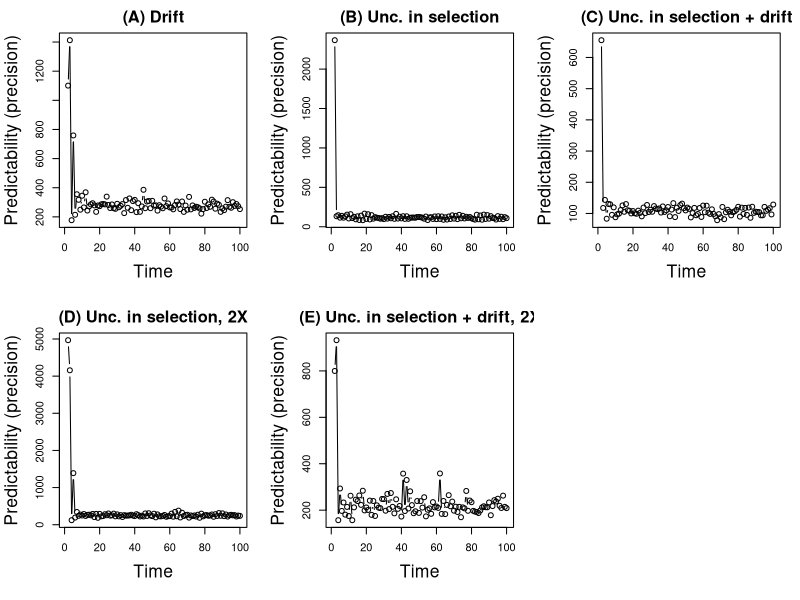

This figure's R source:
ffst<-function(brk=.5,wl=NA,wh=NA,f=NA){
    if(f < brk){w<-wl}
    else{w<-wh}
    return(w)
 }

sdif<-function(w1=NA,w2=NA,f1=NA){
    wbar<-(w1*f1 + w2*(1-f1))
    psf1<-f1 * (w1/wbar)
    psf2<-(1-f1) * (w2/wbar)
    return(c(psf1,psf2))
    }

sdifh2<-function(w1=NA,w2=NA,f1=NA,h2=NA){
    wbar<-(w1*f1 + w2*(1-f1))
    psf1<-f1 * (w1/wbar)
    psf2<-(1-f1) * (w2/wbar)
    Sd<-psf1-f1
    psf1<-(Sd*h2)+f1
    psf2<-1-psf1
    return(c(psf1,psf2))
    }


## simulate uncertainty in function
## wl<-c(.52,.155)
## wh<-c(.155+.05,.52-.05)
## brk<-.85
brk<-runif(100,.7,.9) 
wl<-matrix(NA,nrow=100,ncol=2)
wl[,1]<-rbeta(100,52,48)
wl[,2]<-rbeta(100,62,338)

wh<-matrix(NA,nrow=100,ncol=2)
wh[,1]<-rbeta(100,31+10,169-10)
wh[,2]<-rbeta(100,26-2.5,24+2.5)

Ne<-110 ## from science paper, change in FHA

#586 (.446–.754) ## from Aarons paper
# qnorm(p=c(.5,.025,.975),mean=0.586,sd=.08)
#h2<-rbeta(100,16,4)## true .586, using .8 instead, 
## sd = 0.0873
h2<-rep(.8,100)
vars<-matrix(NA,nrow=5,ncol=100)
library(scales)

## hs = .8


### with heritability, true 0.586, using .8 instead
## drift only
p<-rep(.5,100)  

p<-matrix(.5,nrow=100,ncol=100)
for(j in 1:100){
for(i in 2:100){
    w<-ffst(0.85,c(0.52,0.155),c(.155+.05,.52-.05),p[j,i-1])
    epi<-sdifh2(w[1],w[2],p[j,i-1],h2[j])[1]
    p[j,i]<-rbinom(n=1,size=2*Ne,prob=epi)/(2*Ne)
    }
    
}    
vars[1,]<-apply(p,2,var)     


## uncertainty in s
p<-rep(.5,100)

p<-matrix(.5,nrow=100,ncol=100)
for(j in 1:100){
for(i in 2:100){
    w<-ffst(brk[j],wl[j,],wh[j,],p[j,i-1])
    p[j,i]<-sdifh2(w[1],w[2],p[j,i-1],h2[j])[1]
    }
}  
vars[2,]<-apply(p,2,var)    


## uncertainty in s and drift
p<-rep(.5,100)

p<-matrix(.5,nrow=100,ncol=100)
for(j in 1:100){
for(i in 2:100){
    w<-ffst(brk[j],wl[j,],wh[j,],p[j,i-1])
    epi<-sdifh2(w[1],w[2],p[j,i-1],h2[j])[1]
    p[j,i]<-rbinom(n=1,size=2*Ne,prob=epi)/(2*Ne)
    }
}     
vars[3,]<-apply(p,2,var)     


brk<-runif(100,.8,.9) 
wl<-matrix(NA,nrow=100,ncol=2)
wl[,1]<-rbeta(100,52*2,48*2)
wl[,2]<-rbeta(100,62*2,338*2)

wh<-matrix(NA,nrow=100,ncol=2)
wh[,1]<-rbeta(100,(31+10)*2,(169-10)*2)
wh[,2]<-rbeta(100,(26-2.5)*2,(24+2.5)*2)

### with heritability , true 0.586, using .8 instead
## uncertainty in s
p<-rep(.5,100)

p<-matrix(.5,nrow=100,ncol=100)
for(j in 1:100){
for(i in 2:100){
    w<-ffst(brk[j],wl[j,],wh[j,],p[j,i-1])
    p[j,i]<-sdifh2(w[1],w[2],p[j,i-1],h2[j])[1]
    }
}  
vars[4,]<-apply(p,2,var)    

## uncertainty in s and drift
p<-rep(.5,100)

p<-matrix(.5,nrow=100,ncol=100)
for(j in 1:100){
for(i in 2:100){
    w<-ffst(brk[j],wl[j,],wh[j,],p[j,i-1])
    epi<-sdifh2(w[1],w[2],p[j,i-1],h2[j])[1]
    p[j,i]<-rbinom(n=1,size=2*Ne,prob=epi)/(2*Ne)
    }
}     
vars[5,]<-apply(p,2,var)     
   
pdf("time_nfdsSimsh2_80.pdf",width=12,height=8)
cm<-1.5
cl<-1.6
par(mfrow=c(2,3))
par(mar=c(5.5,4.5,2.5,1.5))
tit<-c("(A) Drift","(B) Unc. in selection","(C) Unc. in selection + drift","(D) Unc. in selection, 2X",
       "(E) Unc. in selection + drift, 2X")
for(i in 1:5){
	plot(1/vars[i,],type='b',xlab="Time",ylab="Predictability (precision)",cex.lab=cl)   
	title(main=tit[i],cex.main=cm)
}
dev.off()
